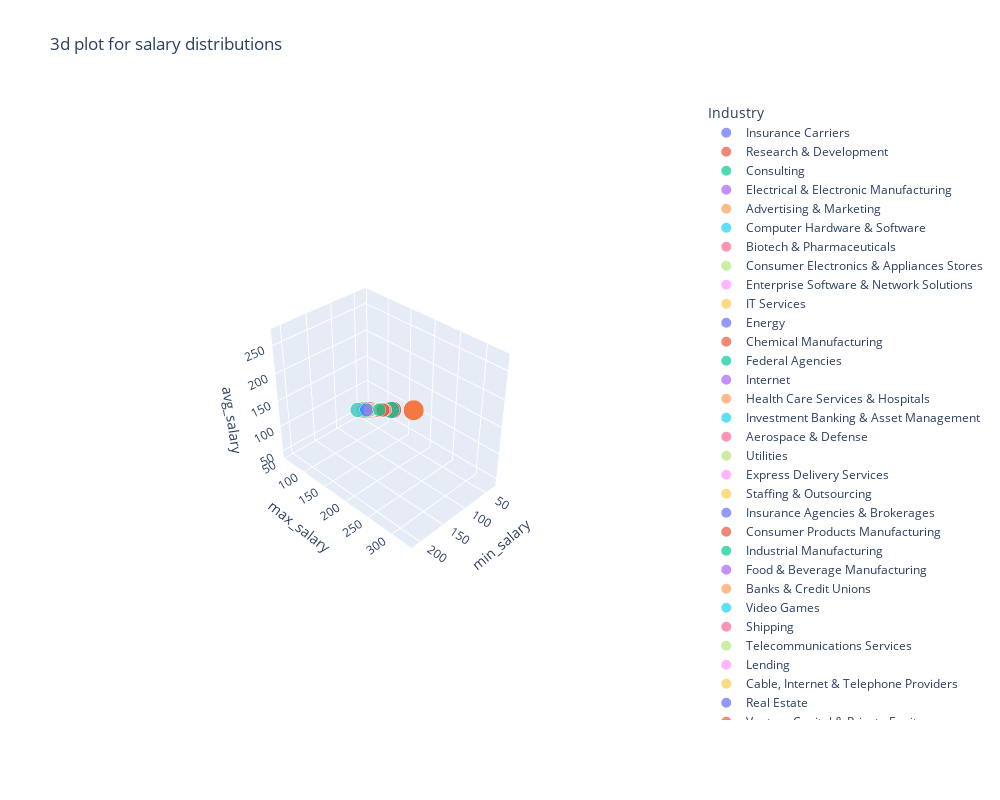

Source (notebook cell):
### Markdown cell above
The scatter plot on the left shows the relationship betweeen minimum salaries (horizontal axis) and maximum salaries (vertical axis) for various roles (dots). A line of best fit (shown in red) indicates a positive correlation: As the minimum salary increases, so does the maximum salary. This suggests that roles with higher entry requirements tend to offer greater earning potential. 

The box plot provides a summary of the salary ranges for minimum and maximum salaries, highlighting the interquartile range and outliers. We are able to understand the salary structures and could help candidates negotiate salaries based on financial goals.

### Code cell
fig = px.scatter_3d(data_frame=df, x='min_salary', y='max_salary', z='avg_salary',
                    color='Industry', size='min_salary', title='3d plot for salary distributions',
                   width=1000, height=800)
#fig.layout.height = 500
fig.show()

### Figure 1 — Plotly figure (JSON) as saved in the notebook; plotly's stock layout.template omitted (floating-point values rounded to 4 significant figures)
{"data": [{"hovertemplate": "Industry=Insurance Carriers<br>min_salary=%{marker.size}<br>max_salary=%{y}<br>avg_salary=%{z}<extra></extra>", "legendgroup": "Insurance Carriers", "marker": {"color": "#636efa", "size": [137, 137, 75, 75, 79, 79, 90, 101, 56, 56, 79, 71, 71, 90, 90, 90, 145, 79, 112, 112, 110, 69, 66, 66, 128, 87, 92, 92], "sizemode": "area", "sizeref": 0.53, "symbol": "circle"}, "mode": "markers", "name": "Insurance Carriers", "scene": "scene", "showlegend": true, "type": "scatter3d", "x": [137, 137, 75, 75, 79, 79, 90, 101, 56, 56, 79, 71, 71, 90, 90, 90, 145, 79, 112, 112, 110, 69, 66, 66, 128, 87, 92, 92], "y": [171, 171, 131, 131, 131, 131, 109, 165, 97, 97, 106, 123, 123, 124, 124, 124, 225, 147, 116, 116, 163, 116, 112, 112, 201, 141, 155, 155], "z": [154, 154, 103, 103, 105, 105, 99, 133, 76, 76, 92, 97, 97, 107, 107, 107, 185, 113, 114, 114, 136, 92, 89, 89, 164, 114, 123, 123]}, {"hovertemplate": "Industry=Research & Development<br>min_salary=%{marker.size}<br>max_salary=%{y}<br>avg_salary=%{z}<extra></extra>", "legendgroup": "Research & Development", "marker": {"color": "#EF553B", "size": [137, 79, 101, 79, 79, 90, 79, 112, 112, 79, 31, 212, 212, 212, 66, 87, 92], "sizemode": "area", "sizeref": 0.53, "symbol": "circle"}, "mode": "markers", "name": "Research & Development", "scene": "scene", "showlegend": true, "type": "scatter3d", "x": [137, 79, 101, 79, 79, 90, 79, 112, 112, 79, 31, 212, 212, 212, 66, 87, 92], "y": [171, 131, 165, 106, 106, 124, 147, 116, 116, 133, 56, 331, 331, 331, 112, 141, 155], "z": [154, 105, 133, 92, 92, 107, 113, 114, 114, 106, 43, 271, 271, 271, 89, 114, 123]}, {"hovertemplate": "Industry=Consulting<br>min_salary=%{marker.size}<br>max_salary=%{y}<br>avg_salary=%{z}<extra></extra>", "legendgroup": "Consulting", "marker": {"color": "#00cc96", "size": [137, 137, 137, 75, 79, 99, 99, 99, 79, 90, 91, 91, 122, 122, 112, 124, 124, 69, 69, 95, 95, 212, 128, 128, 80, 87, 87, 87, 92, 92], "sizemode": "area", "sizeref": 0.53, "symbol": "circle"}, "mode": "markers", "name": "Consulting", "scene": "scene", "showlegend": true, "type": "scatter3d", "x": [137, 137, 137, 75, 79, 99, 99, 99, 79, 90, 91, 91, 122, 122, 112, 124, 124, 69, 69, 95, 95, 212, 128, 128, 80, 87, 87, 87, 92, 92], "y": [171, 171, 171, 131, 131, 132, 132, 132, 106, 124, 150, 150, 146, 146, 116, 198, 198, 116, 116, 119, 119, 331, 201, 201, 132, 141, 141, 141, 155, 155], "z": [154, 154, 154, 103, 105, 115, 115, 115, 92, 107, 120, 120, 134, 134, 114, 161, 161, 92, 92, 107, 107, 271, 164, 164, 106, 114, 114, 114, 123, 123]}, {"hovertemplate": "Industry=Electrical & Electronic Manufacturing<br>min_salary=%{marker.size}<br>max_salary=%{y}<br>avg_salary=%{z}<extra></extra>", "legendgroup": "Electrical & Electronic Manufacturing", "marker": {"color": "#ab63fa", "size": [137, 90, 141], "sizemode": "area", "sizeref": 0.53, "symbol": "circle"}, "mode": "markers", "name": "Electrical & Electronic Manufacturing", "scene": "scene", "showlegend": true, "type": "scatter3d", "x": [137, 90, 141], "y": [171, 109, 225], "z": [154, 99, 183]}, {"hovertemplate": "Industry=Advertising & Marketing<br>min_salary=%{marker.size}<br>max_salary=%{y}<br>avg_salary=%{z}<extra></extra>", "legendgroup": "Advertising & Marketing", "marker": {"color": "#FFA15A", "size": [137, 137, 75, 79, 99, 99, 90, 90, 90, 56, 56, 79, 90, 90, 110, 69, 138, 138, 80, 105, 105], "sizemode": "area", "sizeref": 0.53, "symbol": "circle"}, "mode": "markers", "name": "Advertising & Marketing", "scene": "scene", "showlegend": true, "type": "scatter3d", "x": [137, 137, 75, 79, 99, 99, 90, 90, 90, 56, 56, 79, 90, 90, 110, 69, 138, 138, 80, 105, 105], "y": [171, 171, 131, 131, 132, 132, 109, 109, 109, 97, 97, 106, 124, 124, 163, 116, 158, 158, 132, 167, 167], "z": [154, 154, 103, 105, 115, 115, 99, 99, 99, 76, 76, 92, 107, 107, 136, 92, 148, 148, 106, 136, 136]}, {"hovertemplate": "Industry=Computer Hardware & Software<br>min_salary=%{marker.size}<br>max_salary=%{y}<br>avg_salary=%{z}<extra></extra>", "legendgroup": "Computer Hardware & Software", "marker": {"color": "#19d3f3", "size": [137, 137, 137, 137, 75, 79, 79, 79, 79, 79, 99, 99, 99, 99, 99, 99, 90, 90, 90, 101, 101, 56, 79, 79, 90, 90, 90, 91, 141, 145, 79, 79, 79, 122, 122, 112, 112, 110, 110, 79, 69, 31, 31, 95, 212, 66, 128, 128, 128, 138, 80, 87, 87, 92, 92], "sizemode": "area", "sizeref": 0.53, "symbol": "circle"}, "mode": "markers", "name": "Computer Hardware & Software", "scene": "scene", "showlegend": true, "type": "scatter3d", "x": [137, 137, 137, 137, 75, 79, 79, 79, 79, 79, 99, 99, 99, 99, 99, 99, 90, 90, 90, 101, 101, 56, 79, 79, 90, 90, 90, 91, 141, 145, 79, 79, 79, 122, 122, 112, 112, 110, 110, 79, 69, 31, 31, 95, 212, 66, 128, 128, 128, 138, 80, 87, 87, 92, 92], "y": [171, 171, 171, 171, 131, 131, 131, 131, 131, 131, 132, 132, 132, 132, 132, 132, 109, 109, 109, 165, 165, 97, 106, 106, 124, 124, 124, 150, 225, 225, 147, 147, 147, 146, 146, 116, 116, 163, 163, 133, 116, 56, 56, 119, 331, 112, 201, 201, 201, 158, 132, 141, 141, 155, 155], "z": [154, 154, 154, 154, 103, 105, 105, 105, 105, 105, 115, 115, 115, 115, 115, 115, 99, 99, 99, 133, 133, 76, 92, 92, 107, 107, 107, 120, 183, 185, 113, 113, 113, 134, 134, 114, 114, 136, 136, 106, 92, 43, 43, 107, 271, 89, 164, 164, 164, 148, 106, 114, 114, 123, 123]}, {"hovertemplate": "Industry=Biotech & Pharmaceuticals<br>min_salary=%{marker.size}<br>max_salary=%{y}<br>avg_salary=%{z}<extra></extra>", "legendgroup": "Biotech & Pharmaceuticals", "marker": {"color": "#FF6692", "size": [137, 75, 75, 75, 75, 75, 79, 79, 79, 79, 79, 79, 99, 99, 90, 90, 90, 90, 90, 90, 101, 101, 101, 56, 56, 56, 56, 56, 56, 79, 79, 79, 71, 90, 90, 91, 91, 141, 145, 145, 79, 112, 112, 110, 110, 110, 124, 79, 69, 31, 95, 212, 212, 212, 128, 128, 128, 128, 138, 80, 80, 92, 105], "sizemode": "area", "sizeref": 0.53, "symbol": "circle"}, "mode": "markers", "name": "Biotech & Pharmaceuticals", "scene": "scene", "showlegend": true, "type": "scatter3d", "x": [137, 75, 75, 75, 75, 75, 79, 79, 79, 79, 79, 79, 99, 99, 90, 90, 90, 90, 90, 90, 101, 101, 101, 56, 56, 56, 56, 56, 56, 79, 79, 79, 71, 90, 90, 91, 91, 141, 145, 145, 79, 112, 112, 110, 110, 110, 124, 79, 69, 31, 95, 212, 212, 212, 128, 128, 128, 128, 138, 80, 80, 92, 105], "y": [171, 131, 131, 131, 131, 131, 131, 131, 131, 131, 131, 131, 132, 132, 109, 109, 109, 109, 109, 109, 165, 165, 165, 97, 97, 97, 97, 97, 97, 106, 106, 106, 123, 124, 124, 150, 150, 225, 225, 225, 147, 116, 116, 163, 163, 163, 198, 133, 116, 56, 119, 331, 331, 331, 201, 201, 201, 201, 158, 132, 132, 155, 167], "z": [154, 103, 103, 103, 103, 103, 105, 105, 105, 105, 105, 105, 115, 115, 99, 99, 99, 99, 99, 99, 133, 133, 133, 76, 76, 76, 76, 76, 76, 92, 92, 92, 97, 107, 107, 120, 120, 183, 185, 185, 113, 114, 114, 136, 136, 136, 161, 106, 92, 43, 107, 271, 271, 271, 164, 164, 164, 164, 148, 106, 106, 123, 136]}, {"hovertemplate": "Industry=Consumer Electronics & Appliances Stores<br>min_salary=%{marker.size}<br>max_salary=%{y}<br>avg_salary=%{z}<extra></extra>", "legendgroup": "Consumer Electronics & Appliances Stores", "marker": {"color": "#B6E880", "size": [137, 79], "sizemode": "area", "sizeref": 0.53, "symbol": "circle"}, "mode": "markers", "name": "Consumer Electronics & Appliances Stores", "scene": "scene", "showlegend": true, "type": "scatter3d", "x": [137, 79], "y": [171, 131], "z": [154, 105]}, {"hovertemplate": "Industry=Enterprise Software & Network Solutions<br>min_salary=%{marker.size}<br>max_salary=%{y}<br>avg_salary=%{z}<extra></extra>", "legendgroup": "Enterprise Software & Network Solutions", "marker": {"color": "#FF97FF", "size": [137, 137, 137, 137, 75, 75, 75, 75, 75, 75, 75, 79, 99, 99, 99, 99, 90, 90, 90, 101, 101, 101, 79, 90, 91, 145, 122, 122, 122, 112, 110, 110, 124, 31, 31, 66, 138, 138, 80, 87, 92, 92], "sizemode": "area", "sizeref": 0.53, "symbol": "circle"}, "mode": "markers", "name": "Enterprise Software & Network Solutions", "scene": "scene", "showlegend": true, "type": "scatter3d", "x": [137, 137, 137, 137, 75, 75, 75, 75, 75, 75, 75, 79, 99, 99, 99, 99, 90, 90, 90, 101, 101, 101, 79, 90, 91, 145, 122, 122, 122, 112, 110, 110, 124, 31, 31, 66, 138, 138, 80, 87, 92, 92], "y": [171, 171, 171, 171, 131, 131, 131, 131, 131, 131, 131, 131, 132, 132, 132, 132, 109, 109, 109, 165, 165, 165, 106, 124, 150, 225, 146, 146, 146, 116, 163, 163, 198, 56, 56, 112, 158, 158, 132, 141, 155, 155], "z": [154, 154, 154, 154, 103, 103, 103, 103, 103, 103, 103, 105, 115, 115, 115, 115, 99, 99, 99, 133, 133, 133, 92, 107, 120, 185, 134, 134, 134, 114, 136, 136, 161, 43, 43, 89, 148, 148, 106, 114, 123, 123]}, {"hovertemplate": "Industry=IT Services<br>min_salary=%{marker.size}<br>max_salary=%{y}<br>avg_salary=%{z}<extra></extra>", "legendgroup": "IT Services", "marker": {"color": "#FECB52", "size": [137, 75, 75, 79, 79, 90, 101, 56, 56, 79, 79, 79, 71, 71, 90, 90, 91, 91, 91, 141, 141, 145, 145, 79, 79, 122, 112, 110, 124, 124, 79, 69, 69, 69, 31, 31, 95, 212, 66, 66, 66, 66, 66, 66, 80, 80, 80, 87, 87, 92, 105, 105], "sizemode": "area", "sizeref": 0.53, "symbol": "circle"}, "mode": "markers", "name": "IT Services", "scene": "scene", "showlegend": true, "type": "scatter3d", "x": [137, 75, 75, 79, 79, 90, 101, 56, 56, 79, 79, 79, 71, 71, 90, 90, 91, 91, 91, 141, 141, 145, 145, 79, 79, 122, 112, 110, 124, 124, 79, 69, 69, 69, 31, 31, 95, 212, 66, 66, 66, 66, 66, 66, 80, 80, 80, 87, 87, 92, 105, 105], "y": [171, 131, 131, 131, 131, 109, 165, 97, 97, 106, 106, 106, 123, 123, 124, 124, 150, 150, 150, 225, 225, 225, 225, 147, 147, 146, 116, 163, 198, 198, 133, 116, 116, 116, 56, 56, 119, 331, 112, 112, 112, 112, 112, 112, 132, 132, 132, 141, 141, 155, 167, 167], "z": [154, 103, 103, 105, 105, 99, 133, 76, 76, 92, 92, 92, 97, 97, 107, 107, 120, 120, 120, 183, 183, 185, 185, 113, 113, 134, 114, 136, 161, 161, 106, 92, 92, 92, 43, 43, 107, 271, 89, 89, 89, 89, 89, 89, 106, 106, 106, 114, 114, 123, 136, 136]}, {"hovertemplate": "Industry=Energy<br>min_salary=%{marker.size}<br>max_salary=%{y}<br>avg_salary=%{z}<extra></extra>", "legendgroup": "Energy", "marker": {"color": "#636efa", "size": [137, 56, 91, 112, 66], "sizemode": "area", "sizeref": 0.53, "symbol": "circle"}, "mode": "markers", "name": "Energy", "scene": "scene", "showlegend": true, "type": "scatter3d", "x": [137, 56, 91, 112, 66], "y": [171, 97, 150, 116, 112], "z": [154, 76, 120, 114, 89]}, {"hovertemplate": "Industry=Chemical Manufacturing<br>min_salary=%{marker.size}<br>max_salary=%{y}<br>avg_salary=%{z}<extra></extra>", "legendgroup": "Chemical Manufacturing", "marker": {"color": "#EF553B", "size": [137, 137, 56], "sizemode": "area", "sizeref": 0.53, "symbol": "circle"}, "mode": "markers", "name": "Chemical Manufacturing", "scene": "scene", "showlegend": true, "type": "scatter3d", "x": [137, 137, 56], "y": [171, 171, 97], "z": [154, 154, 76]}, {"hovertemplate": "Industry=Federal Agencies<br>min_salary=%{marker.size}<br>max_salary=%{y}<br>avg_salary=%{z}<extra></extra>", "legendgroup": "Federal Agencies", "marker": {"color": "#00cc96", "size": [137, 137, 75, 90, 101, 56, 71, 91, 145, 79, 110, 128, 128, 138, 138, 80], "sizemode": "area", "sizeref": 0.53, "symbol": "circle"}, "mode": "markers", "name": "Federal Agencies", "scene": "scene", "showlegend": true, "type": "scatter3d", "x": [137, 137, 75, 90, 101, 56, 71, 91, 145, 79, 110, 128, 128, 138, 138, 80], "y": [171, 171, 131, 109, 165, 97, 123, 150, 225, 147, 163, 201, 201, 158, 158, 132], "z": [154, 154, 103, 99, 133, 76, 97, 120, 185, 113, 136, 164, 164, 148, 148, 106]}, {"hovertemplate": "Industry=Internet<br>min_salary=%{marker.size}<br>max_salary=%{y}<br>avg_salary=%{z}<extra></extra>", "legendgroup": "Internet", "marker": {"color": "#ab63fa", "size": [137, 137, 75, 75, 79, 79, 79, 99, 99, 56, 79, 71, 71, 71, 91, 141, 145, 112, 124, 124, 79, 69, 95, 66, 128, 128, 80], "sizemode": "area", "sizeref": 0.53, "symbol": "circle"}, "mode": "markers", "name": "Internet", "scene": "scene", "showlegend": true, "type": "scatter3d", "x": [137, 137, 75, 75, 79, 79, 79, 99, 99, 56, 79, 71, 71, 71, 91, 141, 145, 112, 124, 124, 79, 69, 95, 66, 128, 128, 80], "y": [171, 171, 131, 131, 131, 131, 131, 132, 132, 97, 106, 123, 123, 123, 150, 225, 225, 116, 198, 198, 133, 116, 119, 112, 201, 201, 132], "z": [154, 154, 103, 103, 105, 105, 105, 115, 115, 76, 92, 97, 97, 97, 120, 183, 185, 114, 161, 161, 106, 92, 107, 89, 164, 164, 106]}, {"hovertemplate": "Industry=Health Care Services & Hospitals<br>min_salary=%{marker.size}<br>max_salary=%{y}<br>avg_salary=%{z}<extra></extra>", "legendgroup": "Health Care Services & Hospitals", "marker": {"color": "#FFA15A", "size": [137, 75, 75, 79, 99, 99, 99, 56, 79, 145, 112, 110, 110, 95, 138, 80, 80, 87], "sizemode": "area", "sizeref": 0.53, "symbol": "circle"}, "mode": "markers", "name": "Health Care Services & Hospitals", "scene": "scene", "showlegend": true, "type": "scatter3d", "x": [137, 75, 75, 79, 99, 99, 99, 56, 79, 145, 112, 110, 110, 95, 138, 80, 80, 87], "y": [171, 131, 131, 131, 132, 132, 132, 97, 106, 225, 116, 163, 163, 119, 158, 132, 132, 141], "z": [154, 103, 103, 105, 115, 115, 115, 76, 92, 185, 114, 136, 136, 107, 148, 106, 106, 114]}, {"hovertemplate": "Industry=Investment Banking & Asset Management<br>min_salary=%{marker.size}<br>max_salary=%{y}<br>avg_salary=%{z}<extra></extra>", "legendgroup": "Investment Banking & Asset Management", "marker": {"color": "#19d3f3", "size": [137, 75, 75, 79, 99, 99, 71, 71, 79, 79, 79, 31, 128], "sizemode": "area", "sizeref": 0.53, "symbol": "circle"}, "mode": "markers", "name": "Investment Banking & Asset Management", "scene": "scene", "showlegend": true, "type": "scatter3d", "x": [137, 75, 75, 79, 99, 99, 71, 71, 79, 79, 79, 31, 128], "y": [171, 131, 131, 131, 132, 132, 123, 123, 147, 147, 133, 56, 201], "z": [154, 103, 103, 105, 115, 115, 97, 97, 113, 113, 106, 43, 164]}, {"hovertemplate": "Industry=Aerospace & Defense<br>min_salary=%{marker.size}<br>max_salary=%{y}<br>avg_salary=%{z}<extra></extra>", "legendgroup": "Aerospace & Defense", "marker": {"color": "#FF6692", "size": [137, 75, 99, 99, 90, 101, 56, 79, 71, 90, 91, 141, 145, 79, 79, 122, 112, 110, 110, 124, 31, 31, 212, 128, 138, 138, 138, 80, 80, 87, 87, 92, 105, 105], "sizemode": "area", "sizeref": 0.53, "symbol": "circle"}, "mode": "markers", "name": "Aerospace & Defense", "scene": "scene", "showlegend": true, "type": "scatter3d", "x": [137, 75, 99, 99, 90, 101, 56, 79, 71, 90, 91, 141, 145, 79, 79, 122, 112, 110, 110, 124, 31, 31, 212, 128, 138, 138, 138, 80, 80, 87, 87, 92, 105, 105], "y": [171, 131, 132, 132, 109, 165, 97, 106, 123, 124, 150, 225, 225, 147, 147, 146, 116, 163, 163, 198, 56, 56, 331, 201, 158, 158, 158, 132, 132, 141, 141, 155, 167, 167], "z": [154, 103, 115, 115, 99, 133, 76, 92, 97, 107, 120, 183, 185, 113, 113, 134, 114, 136, 136, 161, 43, 43, 271, 164, 148, 148, 148, 106, 106, 114, 114, 123, 136, 136]}, {"hovertemplate": "Industry=Utilities<br>min_salary=%{marker.size}<br>max_salary=%{y}<br>avg_salary=%{z}<extra></extra>", "legendgroup": "Utilities", "marker": {"color": "#B6E880", "size": [75, 90, 91], "sizemode": "area", "sizeref": 0.53, "symbol": "circle"}, "mode": "markers", "name": "Utilities", "scene": "scene", "showlegend": true, "type": "scatter3d", "x": [75, 90, 91], "y": [131, 109, 150], "z": [103, 99, 120]}, {"hovertemplate": "Industry=Express Delivery Services<br>min_salary=%{marker.size}<br>max_salary=%{y}<br>avg_salary=%{z}<extra></extra>", "legendgroup": "Express Delivery Services", "marker": {"color": "#FF97FF", "size": [75, 124], "sizemode": "area", "sizeref": 0.53, "symbol": "circle"}, "mode": "markers", "name": "Express Delivery Services", "scene": "scene", "showlegend": true, "type": "scatter3d", "x": [75, 124], "y": [131, 198], "z": [103, 161]}, {"hovertemplate": "Industry=Staffing & Outsourcing<br>min_salary=%{marker.size}<br>max_salary=%{y}<br>avg_salary=%{z}<extra></extra>", "legendgroup": "Staffing & Outsourcing", "marker": {"color": "#FECB52", "size": [75, 79, 90, 101, 79, 91, 141, 145, 79, 122, 112, 112, 112, 124, 124, 79, 69, 69, 69, 31, 95, 95, 95, 212, 212, 212, 66, 66, 66, 128, 87, 87, 92, 105], "sizemode": "area", "sizeref": 0.53, "symbol": "circle"}, "mode": "markers", "name": "Staffing & Outsourcing", "scene": "scene", "showlegend": true, "type": "scatter3d", "x": [75, 79, 90, 101, 79, 91, 141, 145, 79, 122, 112, 112, 112, 124, 124, 79, 69, 69, 69, 31, 95, 95, 95, 212, 212, 212, 66, 66, 66, 128, 87, 87, 92, 105], "y": [131, 131, 109, 165, 106, 150, 225, 225, 147, 146, 116, 116, 116, 198, 198, 133, 116, 116, 116, 56, 119, 119, 119, 331, 331, 331, 112, 112, 112, 201, 141, 141, 155, 167], "z": [103, 105, 99, 133, 92, 120, 183, 185, 113, 134, 114, 114, 114, 161, 161, 106, 92, 92, 92, 43, 107, 107, 107, 271, 271, 271, 89, 89, 89, 164, 114, 114, 123, 136]}, {"hovertemplate": "Industry=Insurance Agencies & Brokerages<br>min_salary=%{marker.size}<br>max_salary=%{y}<br>avg_salary=%{z}<extra></extra>", "legendgroup": "Insurance Agencies & Brokerages", "marker": {"color": "#636efa", "size": [75, 79, 122, 31], "sizemode": "area", "sizeref": 0.53, "symbol": "circle"}, "mode": "markers", "name": "Insurance Agencies & Brokerages", "scene": "scene", "showlegend": true, "type": "scatter3d", "x": [75, 79, 122, 31], "y": [131, 131, 146, 56], "z": [103, 105, 134, 43]}, {"hovertemplate": "Industry=Consumer Products Manufacturing<br>min_salary=%{marker.size}<br>max_salary=%{y}<br>avg_salary=%{z}<extra></extra>", "legendgroup": "Consumer Products Manufacturing", "marker": {"color": "#EF553B", "size": [79, 79, 110, 69, 138], "sizemode": "area", "sizeref": 0.53, "symbol": "circle"}, "mode": "markers", "name": "Consumer Products Manufacturing", "scene": "scene", "showlegend": true, "type": "scatter3d", "x": [79, 79, 110, 69, 138], "y": [131, 147, 163, 116, 158], "z": [105, 113, 136, 92, 148]}, {"hovertemplate": "Industry=Industrial Manufacturing<br>min_salary=%{marker.size}<br>max_salary=%{y}<br>avg_salary=%{z}<extra></extra>", "legendgroup": "Industrial Manufacturing", "marker": {"color": "#00cc96", "size": [79, 90, 128], "sizemode": "area", "sizeref": 0.53, "symbol": "circle"}, "mode": "markers", "name": "Industrial Manufacturing", "scene": "scene", "showlegend": true, "type": "scatter3d", "x": [79, 90, 128], "y": [131, 124, 201], "z": [105, 107, 164]}, {"hovertemplate": "Industry=Food & Beverage Manufacturing<br>min_salary=%{marker.size}<br>max_salary=%{y}<br>avg_salary=%{z}<extra></extra>", "legendgroup": "Food & Beverage Manufacturing", "marker": {"color": "#ab63fa", "size": [79, 99, 138, 92], "sizemode": "area", "sizeref": 0.53, "symbol": "circle"}, "mode": "markers", "name": "Food & Beverage Manufacturing", "scene": "scene", "showlegend": true, "type": "scatter3d", "x": [79, 99, 138, 92], "y": [131, 132, 158, 155], "z": [105, 115, 148, 123]}, {"hovertemplate": "Industry=Banks & Credit Unions<br>min_salary=%{marker.size}<br>max_salary=%{y}<br>avg_salary=%{z}<extra></extra>", "legendgroup": "Banks & Credit Unions", "marker": {"color": "#FFA15A", "size": [79, 99, 101, 91, 110, 138, 138, 87], "sizemode": "area", "sizeref": 0.53, "symbol": "circle"}, "mode": "markers", "name": "Banks & Credit Unions", "scene": "scene", "showlegend": true, "type": "scatter3d", "x": [79, 99, 101, 91, 110, 138, 138, 87], "y": [131, 132, 165, 150, 163, 158, 158, 141], "z": [105, 115, 133, 120, 136, 148, 148, 114]}, {"hovertemplate": "Industry=Video Games<br>min_salary=%{marker.size}<br>max_salary=%{y}<br>avg_salary=%{z}<extra></extra>", "legendgroup": "Video Games", "marker": {"color": "#19d3f3", "size": [99, 90, 141], "sizemode": "area", "sizeref": 0.53, "symbol": "circle"}, "mode": "markers", "name": "Video Games", "scene": "scene", "showlegend": true, "type": "scatter3d", "x": [99, 90, 141], "y": [132, 109, 225], "z": [115, 99, 183]}, {"hovertemplate": "Industry=Shipping<br>min_salary=%{marker.size}<br>max_salary=%{y}<br>avg_salary=%{z}<extra></extra>", "legendgroup": "Shipping", "marker": {"color": "#FF6692", "size": [99], "sizemode": "area", "sizeref": 0.53, "symbol": "circle"}, "mode": "markers", "name": "Shipping", "scene": "scene", "showlegend": true, "type": "scatter3d", "x": [99], "y": [132], "z": [115]}, {"hovertemplate": "Industry=Telecommunications Services<br>min_salary=%{marker.size}<br>max_salary=%{y}<br>avg_salary=%{z}<extra></extra>", "legendgroup": "Telecommunications Services", "marker": {"color": "#B6E880", "size": [99, 90, 101, 79, 105], "sizemode": "area", "sizeref": 0.53, "symbol": "circle"}, "mode": "markers", "name": "Telecommunications Services", "scene": "scene", "showlegend": true, "type": "scatter3d", "x": [99, 90, 101, 79, 105], "y": [132, 109, 165, 133, 167], "z": [115, 99, 133, 106, 136]}, {"hovertemplate": "Industry=Lending<br>min_salary=%{marker.size}<br>max_salary=%{y}<br>avg_salary=%{z}<extra></extra>", "legendgroup": "Lending", "marker": {"color": "#FF97FF", "size": [90, 90, 56, 79, 145, 124, 66], "sizemode": "area", "sizeref": 0.53, "symbol": "circle"}, "mode": "markers", "name": "Lending", "scene": "scene", "showlegend": true, "type": "scatter3d", "x": [90, 90, 56, 79, 145, 124, 66], "y": [109, 109, 97, 106, 225, 198, 112], "z": [99, 99, 76, 92, 185, 161, 89]}, {"hovertemplate": "Industry=Cable, Internet & Telephone Providers<br>min_salary=%{marker.size}<br>max_salary=%{y}<br>avg_salary=%{z}<extra></extra>", "legendgroup": "Cable, Internet & Telephone Providers", "marker": {"color": "#FECB52", "size": [90], "sizemode": "area", "sizeref": 0.53, "symbol": "circle"}, "mode": "markers", "name": "Cable, Internet & Telephone Providers", "scene": "scene", "showlegend": true, "type": "scatter3d", "x": [90], "y": [109], "z": [99]}, {"hovertemplate": "Industry=Real Estate<br>min_salary=%{marker.size}<br>max_salary=%{y}<br>avg_salary=%{z}<extra></extra>", "legendgroup": "Real Estate", "marker": {"color": "#636efa", "size": [101, 71, 91], "sizemode": "area", "sizeref": 0.53, "symbol": "circle"}, "mode": "markers", "name": "Real Estate", "scene": "scene", "showlegend": true, "type": "scatter3d", "x": [101, 71, 91], "y": [165, 123, 150], "z": [133, 97, 120]}, {"hovertemplate": "Industry=Venture Capital & Private Equity<br>min_salary=%{marker.size}<br>max_salary=%{y}<br>avg_salary=%{z}<extra></extra>", "legendgroup": "Venture Capital & Private Equity", "marker": {"color": "#EF553B", "size": [101, 71], "sizemode": "area", "sizeref": 0.53, "symbol": "circle"}, "mode": "markers", "name": "Venture Capital & Private Equity", "scene": "scene", "showlegend": true, "type": "scatter3d", "x": [101, 71], "y": [165, 123], "z": [133, 97]}, {"hovertemplate": "Industry=Miscellaneous Manufacturing<br>min_salary=%{marker.size}<br>max_salary=%{y}<br>avg_salary=%{z}<extra></extra>", "legendgroup": "Miscellaneous Manufacturing", "marker": {"color": "#00cc96", "size": [79, 122, 31], "sizemode": "area", "sizeref": 0.53, "symbol": "circle"}, "mode": "markers", "name": "Miscellaneous Manufacturing", "scene": "scene", "showlegend": true, "type": "scatter3d", "x": [79, 122, 31], "y": [106, 146, 56], "z": [92, 134, 43]}, {"hovertemplate": "Industry=Oil & Gas Services<br>min_salary=%{marker.size}<br>max_salary=%{y}<br>avg_salary=%{z}<extra></extra>", "legendgroup": "Oil & Gas Services", "marker": {"color": "#ab63fa", "size": [79, 31], "sizemode": "area", "sizeref": 0.53, "symbol": "circle"}, "mode": "markers", "name": "Oil & Gas Services", "scene": "scene", "showlegend": true, "type": "scatter3d", "x": [79, 31], "y": [106, 56], "z": [92, 43]}, {"hovertemplate": "Industry=Transportation Equipment Manufacturing<br>min_salary=%{marker.size}<br>max_salary=%{y}<br>avg_salary=%{z}<extra></extra>", "legendgroup": "Transportation Equipment Manufacturing", "marker": {"color": "#FFA15A", "size": [71, 141], "sizemode": "area", "sizeref": 0.53, "symbol": "circle"}, "mode": "markers", "name": "Transportation Equipment Manufacturing", "scene": "scene", "showlegend": true, "type": "scatter3d", "x": [71, 141], "y": [123, 225], "z": [97, 183]}, {"hovertemplate": "Industry=Telecommunications Manufacturing<br>min_salary=%{marker.size}<br>max_salary=%{y}<br>avg_salary=%{z}<extra></extra>", "legendgroup": "Telecommunications Manufacturing", "marker": {"color": "#19d3f3", "size": [71], "sizemode": "area", "sizeref": 0.53, "symbol": "circle"}, "mode": "markers", "name": "Telecommunications Manufacturing", "scene": "scene", "showlegend": true, "type": "scatter3d", "x": [71], "y": [123], "z": [97]}, {"hovertemplate": "Industry=Transportation Management<br>min_salary=%{marker.size}<br>max_salary=%{y}<br>avg_salary=%{z}<extra></extra>", "legendgroup": "Transportation Management", "marker": {"color": "#FF6692", "size": [90], "sizemode": "area", "sizeref": 0.53, "symbol": "circle"}, "mode": "markers", "name": "Transportation Management", "scene": "scene", "showlegend": true, "type": "scatter3d", "x": [90], "y": [124], "z": [107]}, {"hovertemplate": "Industry=News Outlet<br>min_salary=%{marker.size}<br>max_salary=%{y}<br>avg_salary=%{z}<extra></extra>", "legendgroup": "News Outlet", "marker": {"color": "#B6E880", "size": [90], "sizemode": "area", "sizeref": 0.53, "symbol": "circle"}, "mode": "markers", "name": "News Outlet", "scene": "scene", "showlegend": true, "type": "scatter3d", "x": [90], "y": [124], "z": [107]}, {"hovertemplate": "Industry=Architectural & Engineering Services<br>min_salary=%{marker.size}<br>max_salary=%{y}<br>avg_salary=%{z}<extra></extra>", "legendgroup": "Architectural & Engineering Services", "marker": {"color": "#FF97FF", "size": [91, 141, 124], "sizemode": "area", "sizeref": 0.53, "symbol": "circle"}, "mode": "markers", "name": "Architectural & Engineering Services", "scene": "scene", "showlegend": true, "type": "scatter3d", "x": [91, 141, 124], "y": [150, 225, 198], "z": [120, 183, 161]}, {"hovertemplate": "Industry=Other Retail Stores<br>min_salary=%{marker.size}<br>max_salary=%{y}<br>avg_salary=%{z}<extra></extra>", "legendgroup": "Other Retail Stores", "marker": {"color": "#FECB52", "size": [141, 141], "sizemode": "area", "sizeref": 0.53, "symbol": "circle"}, "mode": "markers", "name": "Other Retail Stores", "scene": "scene", "showlegend": true, "type": "scatter3d", "x": [141, 141], "y": [225, 225], "z": [183, 183]}, {"hovertemplate": "Industry=Hotels, Motels, & Resorts<br>min_salary=%{marker.size}<br>max_salary=%{y}<br>avg_salary=%{z}<extra></extra>", "legendgroup": "Hotels, Motels, & Resorts", "marker": {"color": "#636efa", "size": [141], "sizemode": "area", "sizeref": 0.53, "symbol": "circle"}, "mode": "markers", "name": "Hotels, Motels, & Resorts", "scene": "scene", "showlegend": true, "type": "scatter3d", "x": [141], "y": [225], "z": [183]}, {"hovertemplate": "Industry=State & Regional Agencies<br>min_salary=%{marker.size}<br>max_salary=%{y}<br>avg_salary=%{z}<extra></extra>", "legendgroup": "State & Regional Agencies", "marker": {"color": "#EF553B", "size": [141], "sizemode": "area", "sizeref": 0.53, "symbol": "circle"}, "mode": "markers", "name": "State & Regional Agencies", "scene": "scene", "showlegend": true, "type": "scatter3d", "x": [141], "y": [225], "z": [183]}, {"hovertemplate": "Industry=Financial Transaction Processing<br>min_salary=%{marker.size}<br>max_salary=%{y}<br>avg_salary=%{z}<extra></extra>", "legendgroup": "Financial Transaction Processing", "marker": {"color": "#00cc96", "size": [145, 31], "sizemode": "area", "sizeref": 0.53, "symbol": "circle"}, "mode": "markers", "name": "Financial Transaction Processing", "scene": "scene", "showlegend": true, "type": "scatter3d", "x": [145, 31], "y": [225, 56], "z": [185, 43]}, {"hovertemplate": "Industry=Timber Operations<br>min_salary=%{marker.size}<br>max_salary=%{y}<br>avg_salary=%{z}<extra></extra>", "legendgroup": "Timber Operations", "marker": {"color": "#ab63fa", "size": [79, 69], "sizemode": "area", "sizeref": 0.53, "symbol": "circle"}, "mode": "markers", "name": "Timber Operations", "scene": "scene", "showlegend": true, "type": "scatter3d", "x": [79, 69], "y": [147, 116], "z": [113, 92]}, {"hovertemplate": "Industry=Colleges & Universities<br>min_salary=%{marker.size}<br>max_salary=%{y}<br>avg_salary=%{z}<extra></extra>", "legendgroup": "Colleges & Universities", "marker": {"color": "#FFA15A", "size": [79, 69], "sizemode": "area", "sizeref": 0.53, "symbol": "circle"}, "mode": "markers", "name": "Colleges & Universities", "scene": "scene", "showlegend": true, "type": "scatter3d", "x": [79, 69], "y": [147, 116], "z": [113, 92]}, {"hovertemplate": "Industry=Travel Agencies<br>min_salary=%{marker.size}<br>max_salary=%{y}<br>avg_salary=%{z}<extra></extra>", "legendgroup": "Travel Agencies", "marker": {"color": "#19d3f3", "size": [112, 66], "sizemode": "area", "sizeref": 0.53, "symbol": "circle"}, "mode": "markers", "name": "Travel Agencies", "scene": "scene", "showlegend": true, "type": "scatter3d", "x": [112, 66], "y": [116, 112], "z": [114, 89]}, {"hovertemplate": "Industry=Logistics & Supply Chain<br>min_salary=%{marker.size}<br>max_salary=%{y}<br>avg_salary=%{z}<extra></extra>", "legendgroup": "Logistics & Supply Chain", "marker": {"color": "#FF6692", "size": [79], "sizemode": "area", "sizeref": 0.53, "symbol": "circle"}, "mode": "markers", "name": "Logistics & Supply Chain", "scene": "scene", "showlegend": true, "type": "scatter3d", "x": [79], "y": [133], "z": [106]}, {"hovertemplate": "Industry=Farm Support Services<br>min_salary=%{marker.size}<br>max_salary=%{y}<br>avg_salary=%{z}<extra></extra>", "legendgroup": "Farm Support Services", "marker": {"color": "#B6E880", "size": [79], "sizemode": "area", "sizeref": 0.53, "symbol": "circle"}, "mode": "markers", "name": "Farm Support Services", "scene": "scene", "showlegend": true, "type": "scatter3d", "x": [79], "y": [133], "z": [106]}, {"hovertemplate": "Industry=Social Assistance<br>min_salary=%{marker.size}<br>max_salary=%{y}<br>avg_salary=%{z}<extra></extra>", "legendgroup": "Social Assistance", "marker": {"color": "#FF97FF", "size": [31], "sizemode": "area", "sizeref": 0.53, "symbol": "circle"}, "mode": "markers", "name": "Social Assistance", "scene": "scene", "showlegend": true, "type": "scatter3d", "x": [31], "y": [56], "z": [43]}, {"hovertemplate": "Industry=Construction<br>min_salary=%{marker.size}<br>max_salary=%{y}<br>avg_salary=%{z}<extra></extra>", "legendgroup": "Construction", "marker": {"color": "#FECB52", "size": [31, 80], "sizemode": "area", "sizeref": 0.53, "symbol": "circle"}, "mode": "markers", "name": "Construction", "scene": "scene", "showlegend": true, "type": "scatter3d", "x": [31, 80], "y": [56, 132], "z": [43, 106]}, {"hovertemplate": "Industry=Department, Clothing, & Shoe Stores<br>min_salary=%{marker.size}<br>max_salary=%{y}<br>avg_salary=%{z}<extra></extra>", "legendgroup": "Department, Clothing, & Shoe Stores", "marker": {"color": "#636efa", "size": [95], "sizemode": "area", "sizeref": 0.53, "symbol": "circle"}, "mode": "markers", "name": "Department, Clothing, & Shoe Stores", "scene": "scene", "showlegend": true, "type": "scatter3d", "x": [95], "y": [119], "z": [107]}, {"hovertemplate": "Industry=Wholesale<br>min_salary=%{marker.size}<br>max_salary=%{y}<br>avg_salary=%{z}<extra></extra>", "legendgroup": "Wholesale", "marker": {"color": "#EF553B", "size": [212, 92, 105], "sizemode": "area", "sizeref": 0.53, "symbol": "circle"}, "mode": "markers", "name": "Wholesale", "scene": "scene", "showlegend": true, "type": "scatter3d", "x": [212, 92, 105], "y": [331, 155, 167], "z": [271, 123, 136]}, {"hovertemplate": "Industry=Rail<br>min_salary=%{marker.size}<br>max_salary=%{y}<br>avg_salary=%{z}<extra></extra>", "legendgroup": "Rail", "marker": {"color": "#00cc96", "size": [87], "sizemode": "area", "sizeref": 0.53, "symbol": "circle"}, "mode": "markers", "name": "Rail", "scene": "scene", "showlegend": true, "type": "scatter3d", "x": [87], "y": [141], "z": [114]}], "layout": {"height": 800, "legend": {"itemsizing": "constant", "title": {"text": "Industry"}, "tracegroupgap": 0}, "scene": {"aspectmode": "auto", "aspectratio": {"x": 0.8054, "y": 1.224, "z": 1.015}, "camera": {"center": {"x": 0, "y": 0, "z": 0}, "eye": {"x": 2.763, "y": 2.763, "z": 2.763}, "projection": {"type": "perspective"}, "up": {"x": 0, "y": 0, "z": 1}}, "domain": {"x": [0, 1], "y": [0, 1]}, "xaxis": {"title": {"text": "min_salary"}, "type": "linear"}, "yaxis": {"title": {"text": "max_salary"}, "type": "linear"}, "zaxis": {"title": {"text": "avg_salary"}, "type": "linear"}}, "title": {"text": "3d plot for salary distributions"}, "width": 1000}}
